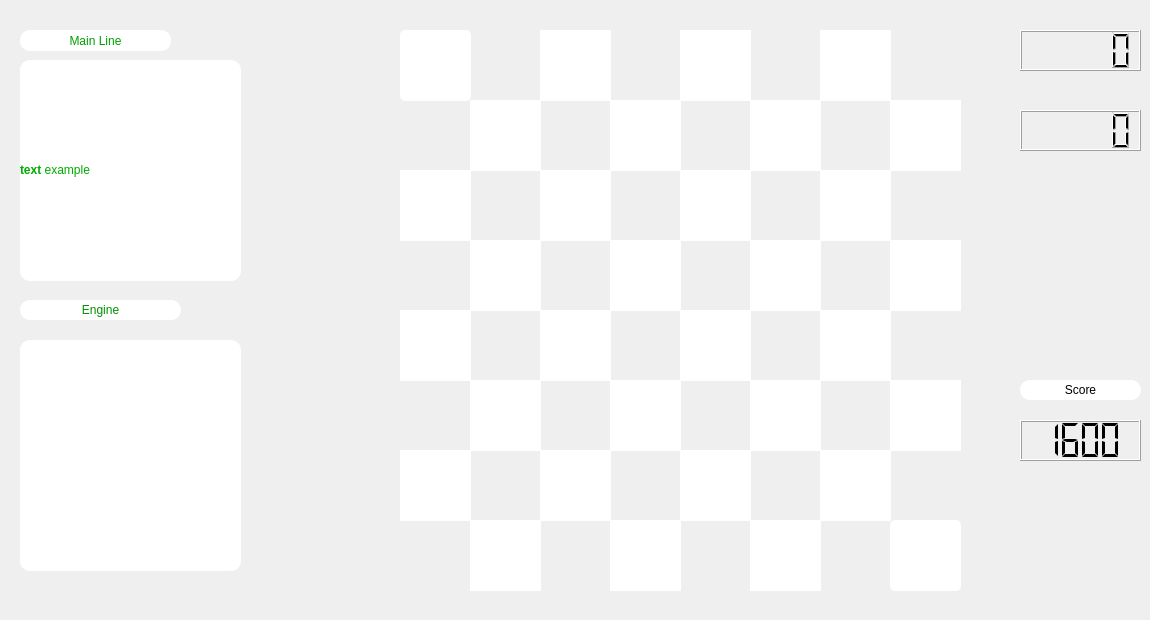
  <widget class="QWidget" name="centralwidget">
   <widget class="QFrame" name="frame">
    <property name="geometry">
     <rect>
      <x>380</x>
      <y>10</y>
      <width>601</width>
      <height>601</height>
     </rect>
    </property>
    <property name="styleSheet">
     <string notr="true">
QFrame{
background-image: url(:/Wood.png);
border-radius: 5px;
}</string>
    </property>
    <property name="frameShape">
     <enum>QFrame::WinPanel</enum>
    </property>
    <property name="frameShadow">
     <enum>QFrame::Raised</enum>
    </property>
    <widget class="QWidget" name="widget_71" native="true">
     <property name="geometry">
      <rect>
       <x>230</x>
       <y>510</y>
       <width>71</width>
       <height>71</height>
      </rect>
     </property>
     <property name="acceptDrops">
      <bool>true</bool>
     </property>
     <property name="styleSheet">
      <string notr="true">background-color: rgb(255, 255, 255);</string>
     </property>
    </widget>
    <widget class="QWidget" name="widget_16" native="true">
     <property name="geometry">
      <rect>
       <x>370</x>
       <y>20</y>
       <width>71</width>
       <height>71</height>
      </rect>
     </property>
     <property name="acceptDrops">
      <bool>true</bool>
     </property>
     <property name="styleSheet">
      <string notr="true">background-image: url(:/background.png);</string>
     </property>
    </widget>
    <widget class="QWidget" name="widget_68" native="true">
     <property name="geometry">
      <rect>
       <x>300</x>
       <y>440</y>
       <width>71</width>
       <height>71</height>
      </rect>
     </property>
     <property name="acceptDrops">
      <bool>true</bool>
     </property>
     <property name="styleSheet">
      <string notr="true">background-color: rgb(255, 255, 255);</string>
     </property>
    </widget>
    <widget class="QWidget" name="widget_54" native="true">
     <property name="geometry">
      <rect>
       <x>440</x>
       <y>370</y>
       <width>71</width>
       <height>71</height>
      </rect>
     </property>
     <property name="acceptDrops">
      <bool>true</bool>
     </property>
     <property name="styleSheet">
      <string notr="true">background-image: url(:/background.png);</string>
     </property>
    </widget>
    <widget class="QWidget" name="widget_10" native="true">
     <property name="geometry">
      <rect>
       <x>440</x>
       <y>20</y>
       <width>71</width>
       <height>71</height>
      </rect>
     </property>
     <property name="acceptDrops">
      <bool>true</bool>
     </property>
     <property name="styleSheet">
      <string notr="true">background-color: rgb(255, 255, 255);</string>
     </property>
    </widget>
    <widget class="QWidget" name="widget_25" native="true">
     <property name="geometry">
      <rect>
       <x>440</x>
       <y>300</y>
       <width>71</width>
       <height>71</height>
      </rect>
     </property>
     <property name="acceptDrops">
      <bool>true</bool>
     </property>
     <property name="styleSheet">
      <string notr="true">background-color: rgb(255, 255, 255);</string>
     </property>
    </widget>
    <widget class="QWidget" name="widget_51" native="true">
     <property name="geometry">
      <rect>
       <x>510</x>
       <y>370</y>
       <width>71</width>
       <height>71</height>
      </rect>
     </property>
     <property name="acceptDrops">
      <bool>true</bool>
     </property>
     <property name="styleSheet">
      <string notr="true">background-color: rgb(255, 255, 255);</string>
     </property>
    </widget>
    <widget class="QWidget" name="widget_17" native="true">
     <property name="geometry">
      <rect>
       <x>440</x>
       <y>160</y>
       <width>71</width>
       <height>71</height>
      </rect>
     </property>
     <property name="acceptDrops">
      <bool>true</bool>
     </property>
     <property name="styleSheet">
      <string notr="true">background-color: rgb(255, 255, 255);</string>
     </property>
    </widget>
    <widget class="QWidget" name="widget_53" native="true">
     <property name="geometry">
      <rect>
       <x>300</x>
       <y>370</y>
       <width>71</width>
       <height>71</height>
      </rect>
     </property>
     <property name="acceptDrops">
      <bool>true</bool>
     </property>
     <property name="styleSheet">
      <string notr="true">background-image: url(:/background.png);</string>
     </property>
    </widget>
    <widget class="QWidget" name="widget_22" native="true">
     <property name="geometry">
      <rect>
       <x>510</x>
       <y>160</y>
       <width>71</width>
       <height>71</height>
      </rect>
     </property>
     <property name="acceptDrops">
      <bool>true</bool>
     </property>
     <property name="styleSheet">
      <string notr="true">background-image: url(:/background.png);</string>
     </property>
    </widget>
    <widget class="QWidget" name="widget_66" native="true">
     <property name="geometry">
      <rect>
       <x>510</x>
       <y>440</y>
       <width>71</width>
       <height>71</height>
      </rect>
     </property>
     <property name="acceptDrops">
      <bool>true</bool>
     </property>
     <property name="styleSheet">
      <string notr="true">background-image: url(:/background.png);</string>
     </property>
    </widget>
    <widget class="QWidget" name="widget_60" native="true">
     <property name="geometry">
      <rect>
       <x>370</x>
       <y>440</y>
       <width>71</width>
       <height>71</height>
      </rect>
     </property>
     <property name="acceptDrops">
      <bool>true</bool>
     </property>
     <property name="styleSheet">
      <string notr="true">background-image: url(:/background.png);</string>
     </property>
    </widget>
    <widget class="QWidget" name="widget_31" native="true">
     <property name="geometry">
      <rect>
       <x>300</x>
       <y>300</y>
       <width>71</width>
       <height>71</height>
      </rect>
     </property>
     <property name="acceptDrops">
      <bool>true</bool>
     </property>
     <property name="styleSheet">
      <string notr="true">background-color: rgb(255, 255, 255);</string>
     </property>
    </widget>
    <widget class="QWidget" name="widget_15" native="true">
     <property name="geometry">
      <rect>
       <x>510</x>
       <y>20</y>
       <width>71</width>
       <height>71</height>
      </rect>
     </property>
     <property name="acceptDrops">
      <bool>true</bool>
     </property>
     <property name="styleSheet">
      <string notr="true">background-image: url(:/background.png);
border-radius: 5px;</string>
     </property>
    </widget>
    <widget class="QWidget" name="widget_27" native="true">
     <property name="geometry">
      <rect>
       <x>370</x>
       <y>300</y>
       <width>71</width>
       <height>71</height>
      </rect>
     </property>
     <property name="acceptDrops">
      <bool>true</bool>
     </property>
     <property name="styleSheet">
      <string notr="true">background-image: url(:/background.png);</string>
     </property>
    </widget>
    <widget class="QWidget" name="widget_49" native="true">
     <property name="geometry">
      <rect>
       <x>370</x>
       <y>230</y>
       <width>71</width>
       <height>71</height>
      </rect>
     </property>
     <property name="acceptDrops">
      <bool>true</bool>
     </property>
     <property name="styleSheet">
      <string notr="true">background-color: rgb(255, 255, 255);</string>
     </property>
    </widget>
    <widget class="QWidget" name="widget_43" native="true">
     <property name="geometry">
      <rect>
       <x>510</x>
       <y>230</y>
       <width>71</width>
       <height>71</height>
      </rect>
     </property>
     <property name="acceptDrops">
      <bool>true</bool>
     </property>
     <property name="styleSheet">
      <string notr="true">background-color: rgb(255, 255, 255);</string>
     </property>
    </widget>
    <widget class="QWidget" name="widget_57" native="true">
     <property name="geometry">
      <rect>
       <x>370</x>
       <y>370</y>
       <width>71</width>
       <height>71</height>
      </rect>
     </property>
     <property name="acceptDrops">
      <bool>true</bool>
     </property>
     <property name="styleSheet">
      <string notr="true">background-color: rgb(255, 255, 255);</string>
     </property>
    </widget>
    <widget class="QWidget" name="widget_37" native="true">
     <property name="geometry">
      <rect>
       <x>370</x>
       <y>90</y>
       <width>71</width>
       <height>71</height>
      </rect>
     </property>
     <property name="acceptDrops">
      <bool>true</bool>
     </property>
     <property name="styleSheet">
      <string notr="true">background-color: rgb(255, 255, 255);</string>
     </property>
    </widget>
    <widget class="QWidget" name="widget_12" native="true">
     <property name="geometry">
      <rect>
       <x>230</x>
       <y>20</y>
       <width>71</width>
       <height>71</height>
      </rect>
     </property>
     <property name="acceptDrops">
      <bool>true</bool>
     </property>
     <property name="styleSheet">
      <string notr="true">background-image: url(:/background.png);</string>
     </property>
    </widget>
    <widget class="QWidget" name="widget_50" native="true">
     <property name="geometry">
      <rect>
       <x>230</x>
       <y>230</y>
       <width>71</width>
       <height>71</height>
      </rect>
     </property>
     <property name="acceptDrops">
      <bool>true</bool>
     </property>
     <property name="styleSheet">
      <string notr="true">background-color: rgb(255, 255, 255);</string>
     </property>
    </widget>
    <widget class="QWidget" name="widget_58" native="true">
     <property name="geometry">
      <rect>
       <x>230</x>
       <y>370</y>
       <width>71</width>
       <height>71</height>
      </rect>
     </property>
     <property name="acceptDrops">
      <bool>true</bool>
     </property>
     <property name="styleSheet">
      <string notr="true">background-color: rgb(255, 255, 255);</string>
     </property>
    </widget>
    <widget class="QWidget" name="widget_45" native="true">
     <property name="geometry">
      <rect>
       <x>300</x>
       <y>230</y>
       <width>71</width>
       <height>71</height>
      </rect>
     </property>
     <property name="acceptDrops">
      <bool>true</bool>
     </property>
     <property name="styleSheet">
      <string notr="true">background-image: url(:/background.png);</string>
     </property>
    </widget>
    <widget class="QWidget" name="widget_65" native="true">
     <property name="geometry">
      <rect>
       <x>440</x>
       <y>510</y>
       <width>71</width>
       <height>71</height>
      </rect>
     </property>
     <property name="acceptDrops">
      <bool>true</bool>
     </property>
     <property name="styleSheet">
      <string notr="true">background-image: url(:/background.png);</string>
     </property>
    </widget>
    <widget class="QWidget" name="widget_70" native="true">
     <property name="geometry">
      <rect>
       <x>370</x>
       <y>510</y>
       <width>71</width>
       <height>71</height>
      </rect>
     </property>
     <property name="acceptDrops">
      <bool>true</bool>
     </property>
     <property name="styleSheet">
      <string notr="true">background-color: rgb(255, 255, 255);</string>
     </property>
    </widget>
    <widget class="QWidget" name="widget_9" native="true">
     <property name="geometry">
      <rect>
       <x>300</x>
       <y>20</y>
       <width>71</width>
       <height>71</height>
      </rect>
     </property>
     <property name="acceptDrops">
      <bool>true</bool>
     </property>
     <property name="styleSheet">
      <string notr="true">background-color: rgb(255, 255, 255);</string>
     </property>
    </widget>
    <widget class="QWidget" name="widget_23" native="true">
     <property name="geometry">
      <rect>
       <x>300</x>
       <y>160</y>
       <width>71</width>
       <height>71</height>
      </rect>
     </property>
     <property name="acceptDrops">
      <bool>true</bool>
     </property>
     <property name="styleSheet">
      <string notr="true">background-color: rgb(255, 255, 255);</string>
     </property>
    </widget>
    <widget class="QWidget" name="widget_18" native="true">
     <property name="geometry">
      <rect>
       <x>230</x>
       <y>160</y>
       <width>71</width>
       <height>71</height>
      </rect>
     </property>
     <property name="acceptDrops">
      <bool>true</bool>
     </property>
     <property name="styleSheet">
      <string notr="true">background-image: url(:/background.png);</string>
     </property>
    </widget>
    <widget class="QWidget" name="widget_30" native="true">
     <property name="geometry">
      <rect>
       <x>510</x>
       <y>300</y>
       <width>71</width>
       <height>71</height>
      </rect>
     </property>
     <property name="acceptDrops">
      <bool>true</bool>
     </property>
     <property name="styleSheet">
      <string notr="true">background-image: url(:/background.png);</string>
     </property>
    </widget>
    <widget class="QWidget" name="widget_36" native="true">
     <property name="geometry">
      <rect>
       <x>230</x>
       <y>90</y>
       <width>71</width>
       <height>71</height>
      </rect>
     </property>
     <property name="acceptDrops">
      <bool>true</bool>
     </property>
     <property name="styleSheet">
      <string notr="true">background-color: rgb(255, 255, 255);</string>
     </property>
    </widget>
    <widget class="QWidget" name="widget_33" native="true">
     <property name="geometry">
      <rect>
       <x>440</x>
       <y>440</y>
       <width>71</width>
       <height>71</height>
      </rect>
     </property>
     <property name="acceptDrops">
      <bool>true</bool>
     </property>
     <property name="styleSheet">
      <string notr="true">background-color: rgb(255, 255, 255);</string>
     </property>
    </widget>
    <widget class="QWidget" name="widget_34" native="true">
     <property name="geometry">
      <rect>
       <x>230</x>
       <y>440</y>
       <width>71</width>
       <height>71</height>
      </rect>
     </property>
     <property name="acceptDrops">
      <bool>true</bool>
     </property>
     <property name="styleSheet">
      <string notr="true">background-image: url(:/background.png);</string>
     </property>
    </widget>
    <widget class="QWidget" name="widget_26" native="true">
     <property name="geometry">
      <rect>
       <x>230</x>
       <y>300</y>
       <width>71</width>
       <height>71</height>
      </rect>
     </property>
     <property name="acceptDrops">
      <bool>true</bool>
     </property>
     <property name="styleSheet">
      <string notr="true">background-image: url(:/background.png);</string>
     </property>
    </widget>
    <widget class="QWidget" name="widget_19" native="true">
     <property name="geometry">
      <rect>
       <x>370</x>
       <y>160</y>
       <width>71</width>
       <height>71</height>
      </rect>
     </property>
     <property name="acceptDrops">
      <bool>true</bool>
     </property>
     <property name="styleSheet">
      <string notr="true">background-image: url(:/background.png);</string>
     </property>
    </widget>
    <widget class="QWidget" name="widget_40" native="true">
     <property name="geometry">
      <rect>
       <x>300</x>
       <y>90</y>
       <width>71</width>
       <height>71</height>
      </rect>
     </property>
     <property name="acceptDrops">
      <bool>true</bool>
     </property>
     <property name="styleSheet">
      <string notr="true">background-image: url(:/background.png);</string>
     </property>
    </widget>
    <widget class="QWidget" name="widget_46" native="true">
     <property name="geometry">
      <rect>
       <x>440</x>
       <y>230</y>
       <width>71</width>
       <height>71</height>
      </rect>
     </property>
     <property name="acceptDrops">
      <bool>true</bool>
     </property>
     <property name="styleSheet">
      <string notr="true">background-image: url(:/background.png);</string>
     </property>
    </widget>
    <widget class="QWidget" name="widget_41" native="true">
     <property name="geometry">
      <rect>
       <x>510</x>
       <y>90</y>
       <width>71</width>
       <height>71</height>
      </rect>
     </property>
     <property name="acceptDrops">
      <bool>true</bool>
     </property>
     <property name="styleSheet">
      <string notr="true">background-color: rgb(255, 255, 255);</string>
     </property>
    </widget>
    <widget class="QWidget" name="widget_59" native="true">
     <property name="geometry">
      <rect>
       <x>510</x>
       <y>510</y>
       <width>71</width>
       <height>71</height>
      </rect>
     </property>
     <property name="acceptDrops">
      <bool>true</bool>
     </property>
     <property name="styleSheet">
      <string notr="true">background-color: rgb(255, 255, 255);
border-radius: 5px;</string>
     </property>
    </widget>
    <widget class="QWidget" name="widget_63" native="true">
     <property name="geometry">
      <rect>
       <x>300</x>
       <y>510</y>
       <width>71</width>
       <height>71</height>
      </rect>
     </property>
     <property name="acceptDrops">
      <bool>true</bool>
     </property>
     <property name="styleSheet">
      <string notr="true">background-image: url(:/background.png);</string>
     </property>
    </widget>
    <widget class="QWidget" name="widget_42" native="true">
     <property name="geometry">
      <rect>
       <x>440</x>
       <y>90</y>
       <width>71</width>
       <height>71</height>
      </rect>
     </property>
     <property name="acceptDrops">
      <bool>true</bool>
     </property>
     <property name="styleSheet">
      <string notr="true">background-image: url(:/background.png);</string>
     </property>
    </widget>
    <widget class="QWidget" name="widget_72" native="true">
     <property name="geometry">
      <rect>
       <x>20</x>
       <y>440</y>
       <width>71</width>
       <height>71</height>
      </rect>
     </property>
     <property name="acceptDrops">
      <bool>true</bool>
     </property>
     <property name="styleSheet">
      <string notr="true">background-color: rgb(255, 255, 255);</string>
     </property>
    </widget>
    <widget class="QWidget" name="widget_20" native="true">
     <property name="geometry">
      <rect>
       <x>90</x>
       <y>160</y>
       <width>71</width>
       <height>71</height>
      </rect>
     </property>
     <property name="acceptDrops">
      <bool>true</bool>
     </property>
     <property name="styleSheet">
      <string notr="true">background-image: url(:/background.png);</string>
     </property>
    </widget>
    <widget class="QWidget" name="widget_56" native="true">
     <property name="geometry">
      <rect>
       <x>160</x>
       <y>370</y>
       <width>71</width>
       <height>71</height>
      </rect>
     </property>
     <property name="acceptDrops">
      <bool>true</bool>
     </property>
     <property name="styleSheet">
      <string notr="true">background-image: url(:/background.png);</string>
     </property>
    </widget>
    <widget class="QWidget" name="widget1" native="true">
     <property name="geometry">
      <rect>
       <x>20</x>
       <y>20</y>
       <width>71</width>
       <height>71</height>
      </rect>
     </property>
     <property name="acceptDrops">
      <bool>true</bool>
     </property>
     <property name="styleSheet">
      <string notr="true">background-color: rgb(255, 255, 255);
border-radius: 5px;</string>
     </property>
    </widget>
    <widget class="QWidget" name="widget_13" native="true">
     <property name="geometry">
      <rect>
       <x>160</x>
       <y>20</y>
       <width>71</width>
       <height>71</height>
      </rect>
     </property>
     <property name="acceptDrops">
      <bool>true</bool>
     </property>
     <property name="styleSheet">
      <string notr="true">background-color: rgb(255, 255, 255);</string>
     </property>
    </widget>
    <widget class="QWidget" name="widget_21" native="true">
     <property name="geometry">
      <rect>
       <x>160</x>
       <y>160</y>
       <width>71</width>
       <height>71</height>
      </rect>
     </property>
     <property name="acceptDrops">
      <bool>true</bool>
     </property>
     <property name="styleSheet">
      <string notr="true">background-color: rgb(255, 255, 255);</string>
     </property>
    </widget>
    <widget class="QWidget" name="widget_44" native="true">
     <property name="geometry">
      <rect>
       <x>90</x>
       <y>230</y>
       <width>71</width>
       <height>71</height>
      </rect>
     </property>
     <property name="acceptDrops">
      <bool>true</bool>
     </property>
     <property name="styleSheet">
      <string notr="true">background-color: rgb(255, 255, 255);</string>
     </property>
    </widget>
    <widget class="QWidget" name="widget_48" native="true">
     <property name="geometry">
      <rect>
       <x>160</x>
       <y>230</y>
       <width>71</width>
       <height>71</height>
      </rect>
     </property>
     <property name="acceptDrops">
      <bool>true</bool>
     </property>
     <property name="styleSheet">
      <string notr="true">background-image: url(:/background.png);</string>
     </property>
    </widget>
    <widget class="QWidget" name="widget_28" native="true">
     <property name="geometry">
      <rect>
       <x>90</x>
       <y>300</y>
       <width>71</width>
       <height>71</height>
      </rect>
     </property>
     <property name="acceptDrops">
      <bool>true</bool>
     </property>
     <property name="styleSheet">
      <string notr="true">background-image: url(:/background.png);</string>
     </property>
    </widget>
    <widget class="QWidget" name="widget_39" native="true">
     <property name="geometry">
      <rect>
       <x>160</x>
       <y>90</y>
       <width>71</width>
       <height>71</height>
      </rect>
     </property>
     <property name="acceptDrops">
      <bool>true</bool>
     </property>
     <property name="styleSheet">
      <string notr="true">background-image: url(:/background.png);</string>
     </property>
    </widget>
    <widget class="QWidget" name="widget_24" native="true">
     <property name="geometry">
      <rect>
       <x>20</x>
       <y>160</y>
       <width>71</width>
       <height>71</height>
      </rect>
     </property>
     <property name="acceptDrops">
      <bool>true</bool>
     </property>
     <property name="styleSheet">
      <string notr="true">background-color: rgb(255, 255, 255);</string>
     </property>
    </widget>
    <widget class="QWidget" name="widget_32" native="true">
     <property name="geometry">
      <rect>
       <x>20</x>
       <y>300</y>
       <width>71</width>
       <height>71</height>
      </rect>
     </property>
     <property name="acceptDrops">
      <bool>true</bool>
     </property>
     <property name="styleSheet">
      <string notr="true">background-color: rgb(255, 255, 255);</string>
     </property>
    </widget>
    <widget class="QWidget" name="widget_52" native="true">
     <property name="geometry">
      <rect>
       <x>90</x>
       <y>370</y>
       <width>71</width>
       <height>71</height>
      </rect>
     </property>
     <property name="acceptDrops">
      <bool>true</bool>
     </property>
     <property name="styleSheet">
      <string notr="true">background-color: rgb(255, 255, 255);</string>
     </property>
    </widget>
    <widget class="QWidget" name="widget_35" native="true">
     <property name="geometry">
      <rect>
       <x>90</x>
       <y>90</y>
       <width>71</width>
       <height>71</height>
      </rect>
     </property>
     <property name="acceptDrops">
      <bool>true</bool>
     </property>
     <property name="styleSheet">
      <string notr="true">background-color: rgb(255, 255, 255);</string>
     </property>
    </widget>
    <widget class="QWidget" name="widget_69" native="true">
     <property name="geometry">
      <rect>
       <x>160</x>
       <y>510</y>
       <width>71</width>
       <height>71</height>
      </rect>
     </property>
     <property name="acceptDrops">
      <bool>true</bool>
     </property>
     <property name="styleSheet">
      <string notr="true">background-image: url(:/background.png);</string>
     </property>
    </widget>
    <widget class="QWidget" name="widget_61" native="true">
     <property name="geometry">
      <rect>
       <x>90</x>
       <y>510</y>
       <width>71</width>
       <height>71</height>
      </rect>
     </property>
     <property name="acceptDrops">
      <bool>true</bool>
     </property>
     <property name="styleSheet">
      <string notr="true">background-color: rgb(255, 255, 255);</string>
     </property>
    </widget>
    <widget class="QWidget" name="widget_29" native="true">
     <property name="geometry">
      <rect>
       <x>160</x>
       <y>300</y>
       <width>71</width>
       <height>71</height>
      </rect>
     </property>
     <property name="acceptDrops">
      <bool>true</bool>
     </property>
     <property name="styleSheet">
      <string notr="true">background-color: rgb(255, 255, 255);</string>
     </property>
    </widget>
    <widget class="QWidget" name="widget_47" native="true">
     <property name="geometry">
      <rect>
       <x>20</x>
       <y>230</y>
       <width>71</width>
       <height>71</height>
      </rect>
     </property>
     <property name="acceptDrops">
      <bool>true</bool>
     </property>
     <property name="styleSheet">
      <string notr="true">background-image: url(:/background.png);</string>
     </property>
    </widget>
    <widget class="QWidget" name="widget_62" native="true">
     <property name="geometry">
      <rect>
       <x>90</x>
       <y>440</y>
       <width>71</width>
       <height>71</height>
      </rect>
     </property>
     <property name="acceptDrops">
      <bool>true</bool>
     </property>
     <property name="styleSheet">
      <string notr="true">background-image: url(:/background.png);</string>
     </property>
    </widget>
    <widget class="QWidget" name="widget_64" native="true">
     <property name="geometry">
      <rect>
       <x>160</x>
       <y>440</y>
       <width>71</width>
       <height>71</height>
      </rect>
     </property>
     <property name="acceptDrops">
      <bool>true</bool>
     </property>
     <property name="styleSheet">
      <string notr="true">background-color: rgb(255, 255, 255);</string>
     </property>
    </widget>
    <widget class="QWidget" name="widget_67" native="true">
     <property name="geometry">
      <rect>
       <x>20</x>
       <y>510</y>
       <width>71</width>
       <height>71</height>
      </rect>
     </property>
     <property name="acceptDrops">
      <bool>true</bool>
     </property>
     <property name="styleSheet">
      <string notr="true">background-image: url(:/background.png);
border-radius: 5px;</string>
     </property>
    </widget>
    <widget class="QWidget" name="widget_55" native="true">
     <property name="geometry">
      <rect>
       <x>20</x>
       <y>370</y>
       <width>71</width>
       <height>71</height>
      </rect>
     </property>
     <property name="acceptDrops">
      <bool>true</bool>
     </property>
     <property name="styleSheet">
      <string notr="true">background-image: url(:/background.png);</string>
     </property>
    </widget>
    <widget class="QWidget" name="widget_11" native="true">
     <property name="geometry">
      <rect>
       <x>90</x>
       <y>20</y>
       <width>71</width>
       <height>71</height>
      </rect>
     </property>
     <property name="acceptDrops">
      <bool>true</bool>
     </property>
     <property name="styleSheet">
      <string notr="true">background-image: url(:/background.png);</string>
     </property>
    </widget>
    <widget class="QWidget" name="widget_38" native="true">
     <property name="geometry">
      <rect>
       <x>20</x>
       <y>90</y>
       <width>71</width>
       <height>71</height>
      </rect>
     </property>
     <property name="acceptDrops">
      <bool>true</bool>
     </property>
     <property name="styleSheet">
      <string notr="true">background-image: url(:/background.png);</string>
     </property>
    </widget>
   </widget>
   <widget class="QLCDNumber" name="lcdNumber">
    <property name="geometry">
     <rect>
      <x>1020</x>
      <y>110</y>
      <width>121</width>
      <height>41</height>
     </rect>
    </property>
    <property name="styleSheet">
     <string notr="true">background-image: url(:/wood.png);</string>
    </property>
   </widget>
   <widget class="QLCDNumber" name="lcdNumber_2">
    <property name="geometry">
     <rect>
      <x>1020</x>
      <y>420</y>
      <width>121</width>
      <height>41</height>
     </rect>
    </property>
    <property name="styleSheet">
     <string notr="true">background-image: url(:/wood.png);</string>
    </property>
    <property name="digitCount">
     <number>4</number>
    </property>
    <property name="mode">
     <enum>QLCDNumber::Dec</enum>
    </property>
    <property name="segmentStyle">
     <enum>QLCDNumber::Flat</enum>
    </property>
    <property name="intValue" stdset="0">
     <number>1600</number>
    </property>
   </widget>
   <widget class="QGroupBox" name="groupBox">
    <property name="geometry">
     <rect>
      <x>10</x>
      <y>10</y>
      <width>241</width>
      <height>581</height>
     </rect>
    </property>
    <property name="styleSheet">
     <string notr="true">QGroupBox{background-image: url(:/wood.png);
border-radius: 5px;}
QLabel{background-color: rgb(255, 255, 255);}
</string>
    </property>
    <property name="title">
     <string/>
    </property>
    <widget class="QLabel" name="label">
     <property name="geometry">
      <rect>
       <x>10</x>
       <y>20</y>
       <width>151</width>
       <height>21</height>
      </rect>
     </property>
     <property name="styleSheet">
      <string notr="true">font: 10pt &quot;MS Shell Dlg 2&quot;;
color: rgb(0, 159, 0);
selection-color: rgb(0, 255, 0);
background-color: rgb(255, 255, 255);
border-radius: 10px</string>
     </property>
     <property name="text">
      <string>Main Line</string>
     </property>
     <property name="alignment">
      <set>Qt::AlignCenter</set>
     </property>
    </widget>
    <widget class="QLabel" name="label_3">
     <property name="geometry">
      <rect>
       <x>10</x>
       <y>50</y>
       <width>221</width>
       <height>221</height>
      </rect>
     </property>
     <property name="styleSheet">
      <string notr="true">background-color: rgb(255, 255, 255);
color: rgb(0, 170, 0);
border-radius: 10px</string>
     </property>
     <property name="text">
      <string>&lt;html&gt;&lt;head/&gt;&lt;body&gt;&lt;p&gt;&lt;span style=&quot; font-weight:600;&quot;&gt;text&lt;/span&gt; example&lt;/p&gt;&lt;/body&gt;&lt;/html&gt;</string>
     </property>
     <property name="scaledContents">
      <bool>false</bool>
     </property>
     <property name="margin">
      <number>-1</number>
     </property>
    </widget>
    <widget class="QLabel" name="label_4">
     <property name="geometry">
      <rect>
       <x>10</x>
       <y>330</y>
       <width>221</width>
       <height>231</height>
      </rect>
     </property>
     <property name="styleSheet">
      <string notr="true">background-color: rgb(255, 255, 255);
border-radius: 10px</string>
     </property>
     <property name="text">
      <string/>
     </property>
    </widget>
    <widget class="QLabel" name="label_2">
     <property name="geometry">
      <rect>
       <x>10</x>
       <y>290</y>
       <width>161</width>
       <height>20</height>
      </rect>
     </property>
     <property name="styleSheet">
      <string notr="true">font: 10pt &quot;MS Shell Dlg 2&quot;;
color: rgb(0, 145, 0);
background-color: rgb(255, 255, 255);
border-radius: 10px</string>
     </property>
     <property name="text">
      <string>Engine</string>
     </property>
     <property name="alignment">
      <set>Qt::AlignCenter</set>
     </property>
    </widget>
   </widget>
   <widget class="QLCDNumber" name="lcdNumber_3">
    <property name="geometry">
     <rect>
      <x>1020</x>
      <y>30</y>
      <width>121</width>
      <height>41</height>
     </rect>
    </property>
    <property name="styleSheet">
     <string notr="true">background-image: url(:/wood.png);</string>
    </property>
   </widget>
   <widget class="QLabel" name="label_5">
    <property name="geometry">
     <rect>
      <x>1020</x>
      <y>380</y>
      <width>121</width>
      <height>20</height>
     </rect>
    </property>
    <property name="styleSheet">
     <string notr="true">font: 10pt &quot;MS Shell Dlg 2&quot;;
background-color: rgb(255, 255, 255);
border-radius: 10px</string>
    </property>
    <property name="text">
     <string>Score</string>
    </property>
    <property name="alignment">
     <set>Qt::AlignCenter</set>
    </property>
   </widget>
  </widget>
